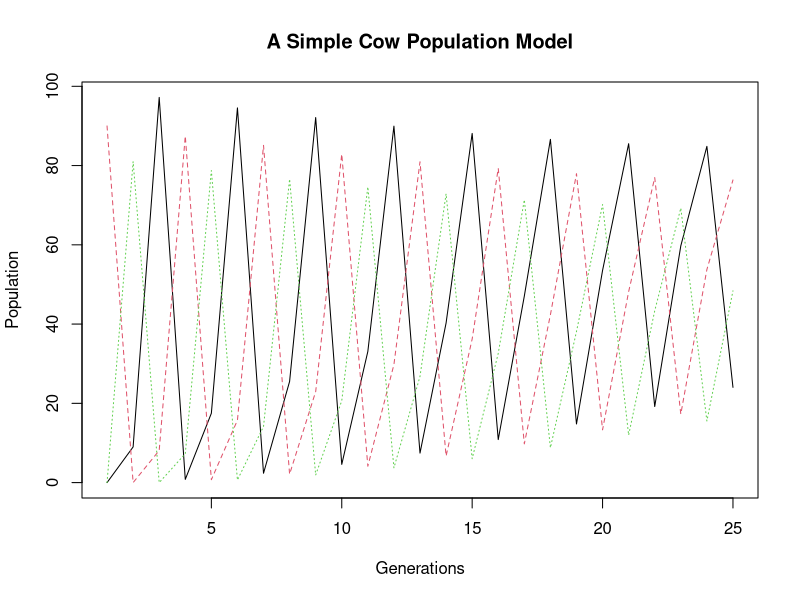

Reproduce this figure in R.
##Cow_Pop_Sim.R simulates the future population numbers of a population of cows with 3 age classes

M<-matrix(c(0,.10,1.2),ncol=3) #M,G,Q are the rows that will be in our Leslie matrix
G<-matrix(c(.90,0,0),ncol=3) #We make them into matrices then use rbind to make
Q<-matrix(c(0,.90,0),ncol=3) #them into our full L matrix
L<-rbind(M,G,Q)

##To compare our estimate of the population's future we should compute
##Note that the leading eigenvalue of L = 1.0208544
##This means the population will continue to grow in the future
eigen(L)

 

#This is our population matrix; starting with 100 calves
n<-c(100,0,0)
n<-matrix(n,ncol=1) #Turn it into a matrix
L%*%n

##define a function so we can simulate our 
## population's growth into the future for 25 generations
fun<-function(x) L%*%x

#Structure will be filled up so it must be a multiple
##of all the rows and the number of generations into the future we're 
## projecting
structure=numeric(75)

##The actual loop:

dim(structure)<-c(25,3)
for (i in 1:25){
n<-fun(n)
structure[i,]<-n
}

##Make the a plot of how the population behaves
##that approximates the pop. growth rate (lambda)
##Red line = calves (given as 100), green = yearlings (starting at 0)
##and black = two year olds (starting at 0)
CPlot<-matplot(1:25,structure,type="l", ylab="Population",xlab="Generations", main="A Simple Cow Population Model")

sum(structure[25,])/sum(structure[24,]) ##Pop. growth rate
structure[25,]/sum(structure[25,]) ##Approx. stable age distribution
eigen(L)$vectors[,1]/sum(eigen(L)$vectors[,1]) #this is the stable age distribution
